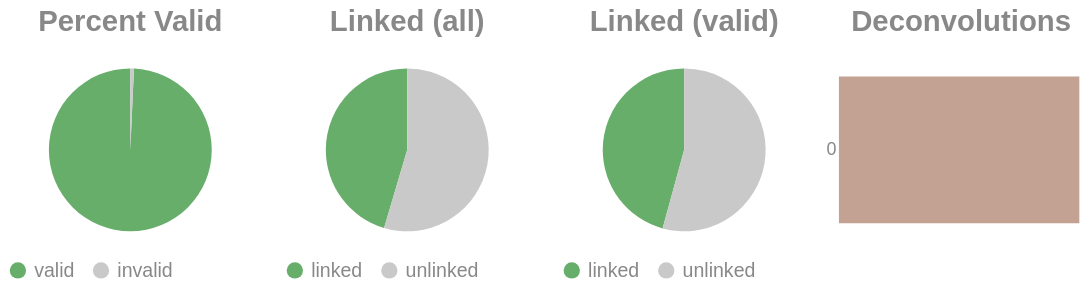

Notebook code for this chart:
### Code cell
if SKIPLR:
    pass
else:
    clash = Counter()
    for i in valids['molecule'].to_list():
        _mol = i.split("-")
        if len(_mol) == 1:
            clash.update('0')
        else:
            clash.update(_mol[-1])

    _d = {"deconvolutions": [], 'count': []}
    for k,v in clash.items():
        _d['deconvolutions'].append(k)
        _d['count'].append(v)

    tot_valid = valids['reads'].sum()
    mask = valids['reads'] >= 2
    n_linked_reads = valids.filter(mask)['reads'].sum()
    if n_linked_reads == 0:
        print_html("No linked molecules (>=2 reads) were detected; skipping linked-only distributions.")
        SKIPLR = True
    else:
        perc_valid = round(tot_valid / n_reads, 4)
        linked_perc_abs = round(n_linked_reads / n_reads, 4)
        linked_perc = round(n_linked_reads / tot_valid, 4)

    _valid = pl.DataFrame({"valids": ['valid', 'invalid'], "count": [tot_valid, n_reads - tot_valid]})
    _linked_abs = pl.DataFrame({"linked (absolute)": ['linked', 'unlinked'], "count": [n_linked_reads, n_reads - n_linked_reads]})
    _linked_rel = pl.DataFrame({"linked (valids)": ['linked', 'unlinked'], "count": [n_linked_reads, tot_valid - n_linked_reads]})

    (
        alt.hconcat(
            piechart(_valid, goodval = 'valid', title = "Percent Valid"),
            piechart(_linked_abs, goodval = "linked", title =  "Linked (all)"),
            piechart(_linked_rel, goodval = "linked", title =  "Linked (valid)"),
            convolutionbar(pl.DataFrame(_d), title = "Deconvolutions"),
            center = True,
            bounds = 'flush'
        )
        .resolve_scale(color='independent')
        .resolve_legend('independent')
        .properties(usermeta={'embedOptions': {"actions": False}})
    ).display()

### Figure 1 — Vega-Lite specification as saved in the notebook (floating-point values rounded to 4 significant figures)
{"width": "container", "height": 400, "config": {"title": {"anchor": "start", "dy": -15, "fontSize": 18, "color": "#888888", "subtitleColor": "#888888", "subtitleFontSize": 14}, "arc": {"fill": "#0072B2"}, "axis": {"domainColor": "#888888", "domainWidth": 0.5, "gridWidth": 0.2, "grid": false, "titleFontWeight": 400, "titleFontSize": 15, "labelFontSize": 11, "labelColor": "#888888", "tickColor": "#888888", "tickWidth": 0.2, "titleColor": "#888888"}, "axisBand": {"grid": false}, "axisX": {"grid": true, "tickSize": 10, "domainCap": "round"}, "axisY": {"domain": false, "grid": true, "tickSize": 0, "domainCap": "round"}, "background": "transparent", "header": {"labelFontSize": 15, "labelColor": "#888888", "titleFontSize": 15, "titleFontWeight": 600, "titleColor": "#888888"}, "legend": {"labelFont": "sans-serif", "labelFontSize": 12, "labelColor": "#888888", "symbolSize": 100, "symbolType": "circle", "titleFontSize": 12, "titlePadding": 10, "titleColor": "#888888", "title": null}, "range": {"category": ["#E69F00", "#56B4E9", "#009E73", "#F0E442", "#0072B2", "#D55E00", "#CC79A7", "#000000"], "diverging": ["#cfe8f3", "#a2d4ec", "#73bfe2", "#46abdb", "#1696d2", "#12719e"]}, "area": {"fill": "#0072B2", "fillOpacity": 0.7, "line": true, "strokeOpacity": 0.7}, "line": {"color": "#0072B2", "stroke": "#0072B2", "strokeWidth": 2}, "trail": {"color": "#0072B2", "stroke": "#0072B2", "strokeWidth": 0, "size": 1}, "point": {"filled": true, "fillOpacity": 1.0, "size": 95}, "text": {"color": "#888888", "fontSize": 11, "align": "right", "fontWeight": 400, "size": 11}, "bar": {"fill": "#0072B2", "stroke": null}, "view": {"stroke": null, "continuousWidth": 660, "continuousHeight": 400}}, "hconcat": [{"data": {"name": "data-e01ab952bef44e8a6347e4822b541192"}, "mark": {"type": "arc"}, "encoding": {"color": {"field": "valids", "legend": {"orient": "bottom", "title": null}, "scale": {"domain": ["valid", "invalid"], "range": ["#68ae6b", "#C9C9C9"]}, "title": "Valids", "type": "nominal"}, "theta": {"field": "count", "type": "quantitative"}, "tooltip": [{"field": "valids", "title": "Valids", "type": "ordinal"}, {"field": "percent", "format": ".2%", "title": "Percent", "type": "quantitative"}, {"field": "count", "title": "Count", "type": "quantitative"}]}, "height": 100, "title": {"text": "Percent Valid", "align": "center", "anchor": "middle"}, "transform": [{"calculate": "datum.count / 3522224", "as": "percent"}], "width": 150}, {"data": {"name": "data-6c51415275747e8fa646cece10270cdd"}, "mark": {"type": "arc"}, "encoding": {"color": {"field": "linked (absolute)", "legend": {"orient": "bottom", "title": null}, "scale": {"domain": ["linked", "unlinked"], "range": ["#68ae6b", "#C9C9C9"]}, "title": "Linked (Absolute)", "type": "nominal"}, "theta": {"field": "count", "type": "quantitative"}, "tooltip": [{"field": "linked (absolute)", "title": "Linked (Absolute)", "type": "ordinal"}, {"field": "percent", "format": ".2%", "title": "Percent", "type": "quantitative"}, {"field": "count", "title": "Count", "type": "quantitative"}]}, "height": 100, "title": {"text": "Linked (all)", "align": "center", "anchor": "middle"}, "transform": [{"calculate": "datum.count / 3522224", "as": "percent"}], "width": 150}, {"data": {"name": "data-7ef48b6bb1e1f05202c3682d74022169"}, "mark": {"type": "arc"}, "encoding": {"color": {"field": "linked (valids)", "legend": {"orient": "bottom", "title": null}, "scale": {"domain": ["linked", "unlinked"], "range": ["#68ae6b", "#C9C9C9"]}, "title": "Linked (Valids)", "type": "nominal"}, "theta": {"field": "count", "type": "quantitative"}, "tooltip": [{"field": "linked (valids)", "title": "Linked (Valids)", "type": "ordinal"}, {"field": "percent", "format": ".2%", "title": "Percent", "type": "quantitative"}, {"field": "count", "title": "Count", "type": "quantitative"}]}, "height": 100, "title": {"text": "Linked (valid)", "align": "center", "anchor": "middle"}, "transform": [{"calculate": "datum.count / 3497188", "as": "percent"}], "width": 150}, {"data": {"name": "data-bbfd4a09da1578f0f7f65eaa5fd933b7"}, "mark": {"type": "bar"}, "encoding": {"color": {"field": "deconvolutions", "legend": null, "scale": {"scheme": "lightgreyred"}, "type": "nominal"}, "tooltip": [{"field": "deconvolutions", "title": "Deconvolutions", "type": "ordinal"}, {"field": "percent", "format": ".2%", "title": "Percent", "type": "quantitative"}, {"field": "count", "title": "Count", "type": "quantitative"}], "x": {"axis": null, "field": "count", "type": "quantitative"}, "y": {"field": "deconvolutions", "sort": "ascending", "title": null, "type": "nominal"}}, "height": 100, "title": {"text": "Deconvolutions", "align": "center", "anchor": "middle"}, "transform": [{"calculate": "datum.count / 2361219", "as": "percent"}], "width": 150}], "bounds": "flush", "center": true, "resolve": {"legend": {"angle": "independent"}, "scale": {"color": "independent"}}, "usermeta": {"embedOptions": {"actions": false}}, "$schema": "https://vega.github.io/schema/vega-lite/v6.1.0.json", "datasets": {"data-e01ab952bef44e8a6347e4822b541192": [{"valids": "valid", "count": 3497188}, {"valids": "invalid", "count": 25036}], "data-6c51415275747e8fa646cece10270cdd": [{"linked (absolute)": "linked", "count": 1599302}, {"linked (absolute)": "unlinked", "count": 1922922}], "data-7ef48b6bb1e1f05202c3682d74022169": [{"linked (valids)": "linked", "count": 1599302}, {"linked (valids)": "unlinked", "count": 1897886}], "data-bbfd4a09da1578f0f7f65eaa5fd933b7": [{"deconvolutions": "0", "count": 2361219}]}}
